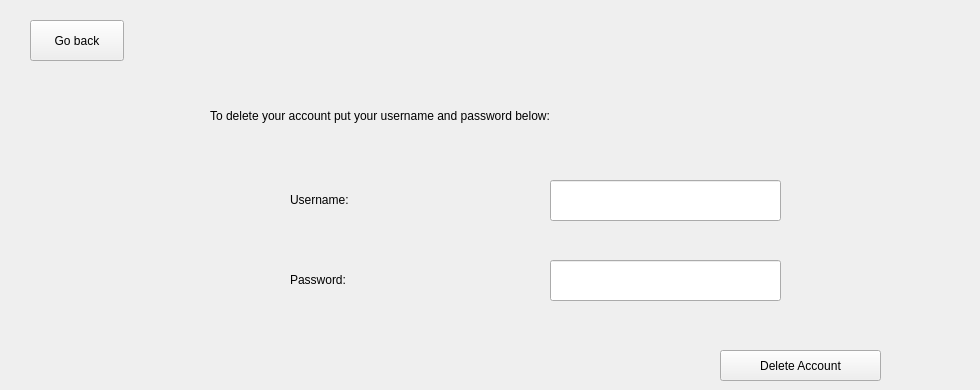
      <widget class="QWidget" name="del_account">
       <widget class="QLabel" name="label_33">
        <property name="geometry">
         <rect>
          <x>210</x>
          <y>90</y>
          <width>761</width>
          <height>51</height>
         </rect>
        </property>
        <property name="styleSheet">
         <string notr="true">font: 18pt &quot;Times New Roman&quot;;</string>
        </property>
        <property name="text">
         <string>To delete your account put your username and password below:</string>
        </property>
       </widget>
       <widget class="QLineEdit" name="username_5">
        <property name="geometry">
         <rect>
          <x>550</x>
          <y>180</y>
          <width>231</width>
          <height>41</height>
         </rect>
        </property>
        <property name="styleSheet">
         <string notr="true">font: 12pt &quot;Times New Roman&quot;;</string>
        </property>
       </widget>
       <widget class="QLineEdit" name="password_5">
        <property name="geometry">
         <rect>
          <x>550</x>
          <y>260</y>
          <width>231</width>
          <height>41</height>
         </rect>
        </property>
        <property name="styleSheet">
         <string notr="true">font: 12pt &quot;Times New Roman&quot;;</string>
        </property>
        <property name="echoMode">
         <enum>QLineEdit::Password</enum>
        </property>
       </widget>
       <widget class="QLabel" name="password_lbl_23">
        <property name="geometry">
         <rect>
          <x>290</x>
          <y>190</y>
          <width>131</width>
          <height>20</height>
         </rect>
        </property>
        <property name="styleSheet">
         <string notr="true">font: 12pt &quot;Times New Roman&quot;;</string>
        </property>
        <property name="text">
         <string>Username:</string>
        </property>
       </widget>
       <widget class="QLabel" name="password_lbl_24">
        <property name="geometry">
         <rect>
          <x>290</x>
          <y>270</y>
          <width>131</width>
          <height>20</height>
         </rect>
        </property>
        <property name="styleSheet">
         <string notr="true">font: 12pt &quot;Times New Roman&quot;;</string>
        </property>
        <property name="text">
         <string>Password:</string>
        </property>
       </widget>
       <widget class="QPushButton" name="back_12">
        <property name="geometry">
         <rect>
          <x>30</x>
          <y>20</y>
          <width>94</width>
          <height>41</height>
         </rect>
        </property>
        <property name="styleSheet">
         <string notr="true">QPushButton#back_12 {
font: 12pt &quot;Times New Roman&quot;;
min-width: 80px;
}
QPushButton#back_12:pressed {
    background-color: rgb(224, 224, 224);
    border-style: inset;
}</string>
        </property>
        <property name="text">
         <string>Go back</string>
        </property>
       </widget>
       <widget class="QPushButton" name="delete_account_5">
        <property name="geometry">
         <rect>
          <x>720</x>
          <y>350</y>
          <width>161</width>
          <height>31</height>
         </rect>
        </property>
        <property name="styleSheet">
         <string notr="true">QPushButton#change_password_2 {
font: 12pt &quot;Times New Roman&quot;;
min-width: 80px;
}
QPushButton#change_password_2:pressed {
    background-color: rgb(224, 224, 224);
    border-style: inset;
}</string>
        </property>
        <property name="text">
         <string>Delete Account</string>
        </property>
       </widget>
      </widget>
